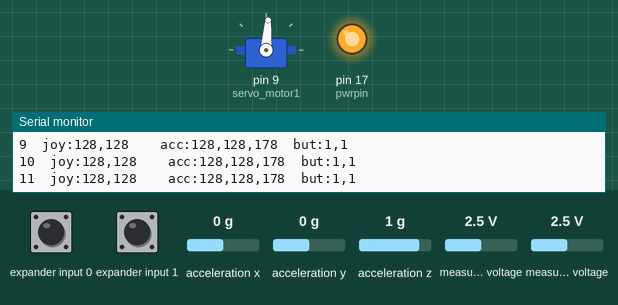
Simulated run of this sketch. Board: Arduino Uno, built with avr-gcc and run on an emulated ATmega328P. Shown: servo, output pins drawn as LEDs (lit = HIGH), the last lines printed to the serial monitor. Wiring (inferred from the names in the program): Wii Nunchuk at I2C address 0x52. Inputs (shaded band) come from the test bench; at power-on: measured voltage 2.5 V, expander input 0 HIGH, expander input 1 HIGH, acceleration x 0 g, acceleration y 0 g, acceleration z 1 g.

Above: at 1.3 s.
1.4 s: measured voltage (sensor 200) set to 2.1 V
At 2.5 s:
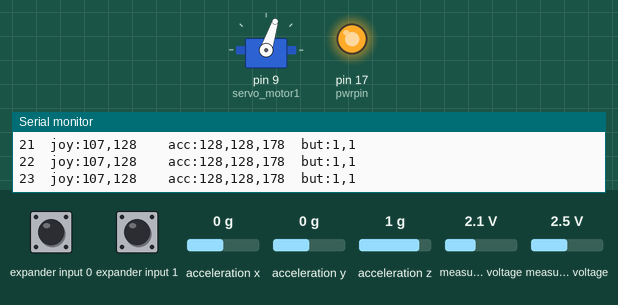
2.9 s: measured voltage (sensor 200) set to 1.8 V
At 3.8 s:
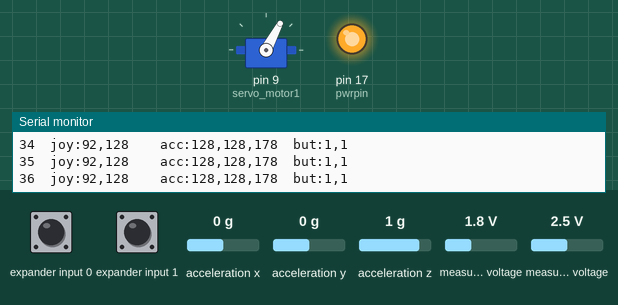
4.4 s: measured voltage (sensor 200) set to 0.1 V
At 4.9 s:
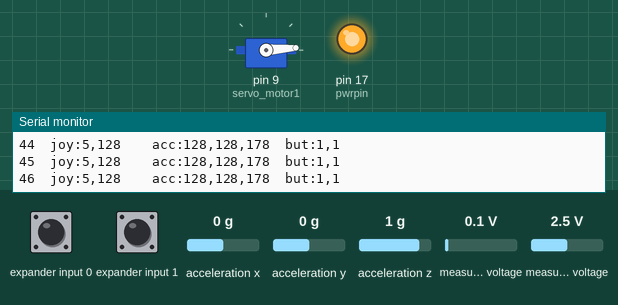
6.0 s: measured voltage (sensor 200) set to 1.2 V
At 7.3 s:
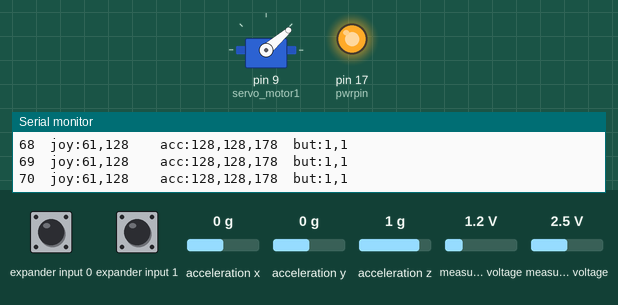
10.5 s: measured voltage (sensor 200) set to 3.8 V
At 11.9 s:
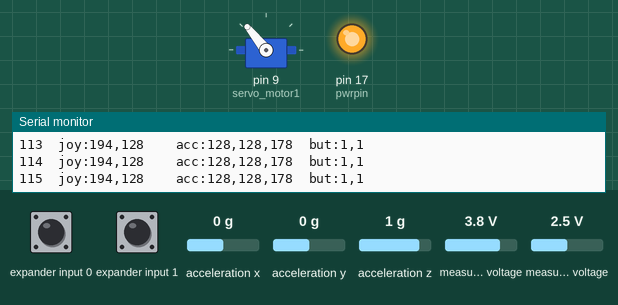
Timing chart, 0 to 13.0 s (numbered marks = the images above; inputs shaded):
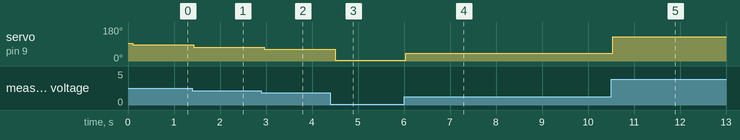

The sketch:

Wiichunk.ino
```cpp
/*
 * NunchuckPrint
 *
 * 2007 Tod E. Kurt, [url]http://todbot.com/blog/[/url]
 *
 * The Wii Nunchuck reading code is taken from Windmeadow Labs
 *   [url]http://www.windmeadow.com/node/42[/url]
 */

#include <Wire.h>
 #include <Servo.h> //呼叫控制伺服馬達的函
Servo servo_motor1; //宣告伺服馬達變數
Servo servo_motor2; //宣告伺服馬達變數
static uint8_t nunchuck_buf[6];   // array to store nunchuck data,

// Uses port C (analog in) pins as power & ground for Nunchuck


void setup()
{
  servo_motor1.attach(9); //伺服馬達接PWM腳位9
  //servo_motor2.attach(10); //伺服馬達接PWM腳位9
  servo_motor1.write(90); //控制伺服馬達到90度的位置
  servo_motor1.writeMicroseconds(1500); //指定脈波寬度為1.5ms

  Serial.begin(9600);
  nunchuck_setpowerpins(); // use analog pins 2&3 as fake gnd & pwr
  nunchuck_init(); // send the initilization handshake
  Serial.print ("Finished setup\n");
}

void loop()
{
  nunchuck_get_data();
  nunchuck_print_data();
   servo_motor1.write((((nunchuck_buf[0] -135)*180)/270)+90) ;
  delay(100);
}


//
// Nunchuck functions
//

static void nunchuck_setpowerpins()
{
#define pwrpin PORTC3
#define gndpin PORTC2
    DDRC |= _BV(pwrpin) | _BV(gndpin);
    PORTC &=~ _BV(gndpin);
    PORTC |=  _BV(pwrpin);
    delay(100);  // wait for things to stabilize
}

// initialize the I2C system, join the I2C bus,
// and tell the nunchuck we're talking to it
void nunchuck_init()
{
  Wire.begin();                 // join i2c bus as master
  Wire.beginTransmission(0x52); // transmit to device 0x52
  Wire.write(0x40);  // sends memory address
  Wire.write(0x00);  // sends sent a zero.
  Wire.endTransmission(); // stop transmitting
}

// Send a request for data to the nunchuck
// was "send_zero()"
void nunchuck_send_request()
{
  Wire.beginTransmission(0x52); // transmit to device 0x52
  Wire.write(0x00);  // sends one byte
  Wire.endTransmission(); // stop transmitting
}

// Receive data back from the nunchuck,
int nunchuck_get_data()
{
    int cnt=0;
    Wire.requestFrom (0x52, 6); // request data from nunchuck
    while (Wire.available ()) {
      // receive byte as an integer
      nunchuck_buf[cnt] = nunchuk_decode_byte(Wire.read());
      cnt++;
    }
    nunchuck_send_request();  // send request for next data payload
    // If we recieved the 6 bytes, then go print them
    if (cnt >= 5) {
     return 1;   // success
    }
    return 0; //failure
}

// Print the input data we have recieved
// accel data is 10 bits long
// so we read 8 bits, then we have to add
// on the last 2 bits.  That is why I
// multiply them by 2 * 2
void nunchuck_print_data()
{
  static int i=0;
  int joy_x_axis = nunchuck_buf[0];
  int joy_y_axis = nunchuck_buf[1];
  int accel_x_axis = nunchuck_buf[2]; // * 2 * 2;
  int accel_y_axis = nunchuck_buf[3]; // * 2 * 2;
  int accel_z_axis = nunchuck_buf[4]; // * 2 * 2;

  int z_button = 0;
  int c_button = 0;

  // byte nunchuck_buf[5] contains bits for z and c buttons
  // it also contains the least significant bits for the accelerometer data
  // so we have to check each bit of byte outbuf[5]
  if ((nunchuck_buf[5] >> 0) & 1)
    z_button = 1;
  if ((nunchuck_buf[5] >> 1) & 1)
    c_button = 1;

  if ((nunchuck_buf[5] >> 2) & 1)
    accel_x_axis += 2;
  if ((nunchuck_buf[5] >> 3) & 1)
    accel_x_axis += 1;

  if ((nunchuck_buf[5] >> 4) & 1)
    accel_y_axis += 2;
  if ((nunchuck_buf[5] >> 5) & 1)
    accel_y_axis += 1;

  if ((nunchuck_buf[5] >> 6) & 1)
    accel_z_axis += 2;
  if ((nunchuck_buf[5] >> 7) & 1)
    accel_z_axis += 1;

  Serial.print(i,DEC);
  Serial.print("\t");

  Serial.print("joy:");
  Serial.print(joy_x_axis,DEC);
  Serial.print(",");
  Serial.print(joy_y_axis, DEC);
  Serial.print("  \t");

  Serial.print("acc:");
  Serial.print(accel_x_axis, DEC);
  Serial.print(",");
  Serial.print(accel_y_axis, DEC);
  Serial.print(",");
  Serial.print(accel_z_axis, DEC);
  Serial.print("\t");

  Serial.print("but:");
  Serial.print(z_button, DEC);
  Serial.print(",");
  Serial.print(c_button, DEC);

  Serial.print("\r\n");  // newline
  i++;
}

// Encode data to format that most wiimote drivers except
// only needed if you use one of the regular wiimote drivers
char nunchuk_decode_byte (char x)
{
  x = (x ^ 0x17) + 0x17;
  return x;
}
```

Measured:
- after the input at 1.4 s, servo on pin 9 (servo_motor1): 86° → 72° at once
- after the input at 2.9 s, servo on pin 9 (servo_motor1): 72° → 62° after 0.07 s
- after the input at 4.4 s, servo on pin 9 (servo_motor1): 62° → 4° after 0.10 s
- after the input at 6.0 s, servo on pin 9 (servo_motor1): 4° → 41° at once
- after the input at 10.5 s, servo on pin 9 (servo_motor1): 41° → 129° at once
